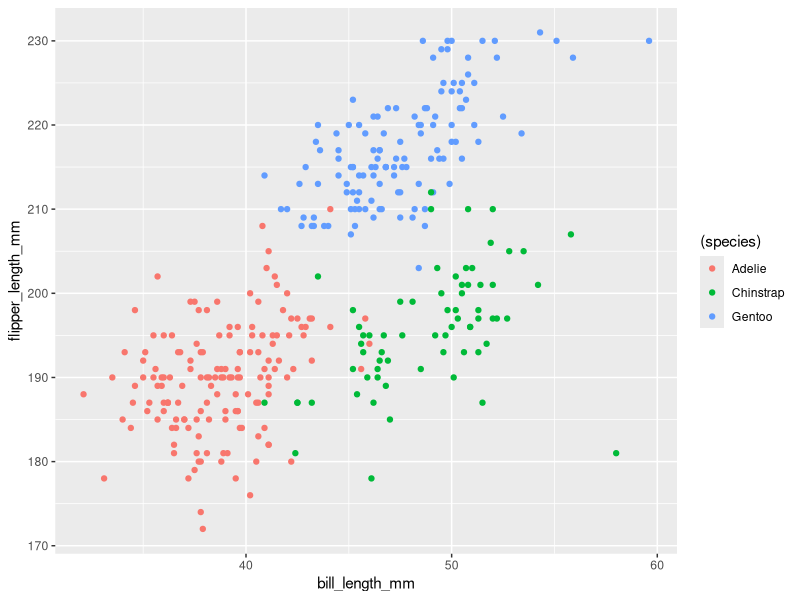
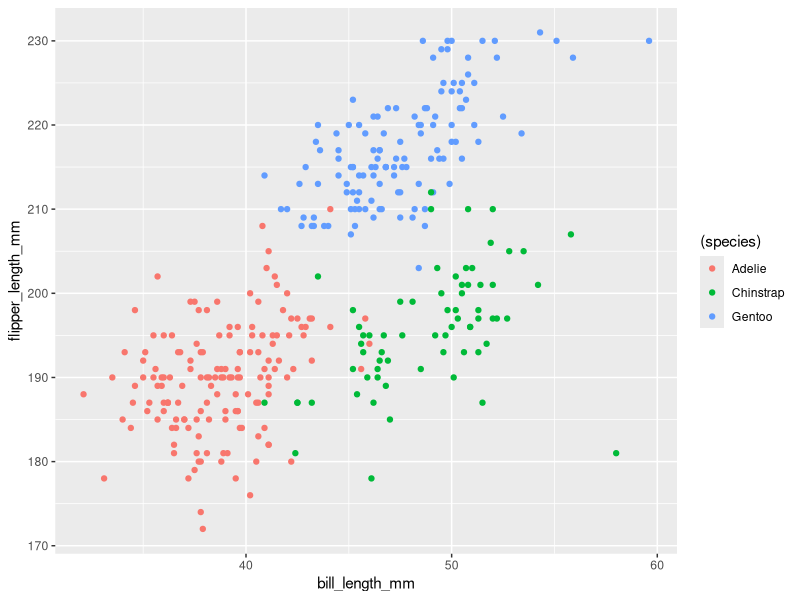

Generate these figures, in order, with R:
## ---- chunk 1
library(tidyverse)
## ---- chunk 2
problem1_df <- tibble(
  vec_random = rnorm(10, mean = 0, sd = 1),
  vec_logical = vec_random > 0, 
  vec_char = c("a","b","c","d","e","f","g","h","i","j"),
  vec_factor = factor(c("low","medium","high","medium","high","low","low","medium","high","high"))
)
## ---- chunk 3
#1.Random sample of standard normal distribution 
mean(pull(problem1_df,vec_random))
#2.Logical vector
mean(pull(problem1_df,vec_logical))
#3. Character vector
mean(pull(problem1_df,vec_char))
#4. Factor Vector 
mean(pull(problem1_df,vec_factor))
## ---- chunk 4
data("penguins", package = "palmerpenguins")
penguins
## ---- chunk 5
# mean of flipper with the NA values
mean(pull(penguins,flipper_length_mm))     
# mean of flipper after taking out the NAs
mean(pull(penguins,flipper_length_mm),na.rm = TRUE)
## ---- chunk 6
ggplot(penguins, aes(x = bill_length_mm, y = flipper_length_mm, color  = (species))) + geom_point()
ggsave("p8105_hw1_problem2_ym2813.pdf")
